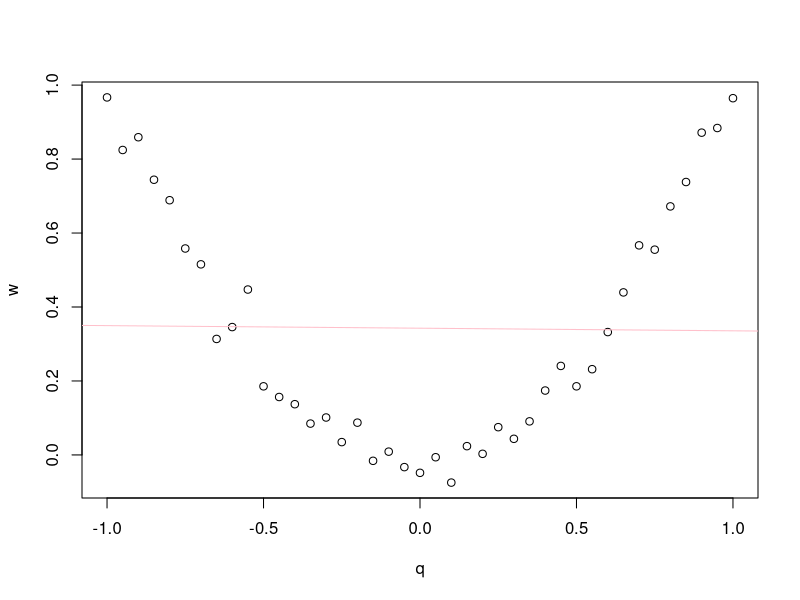
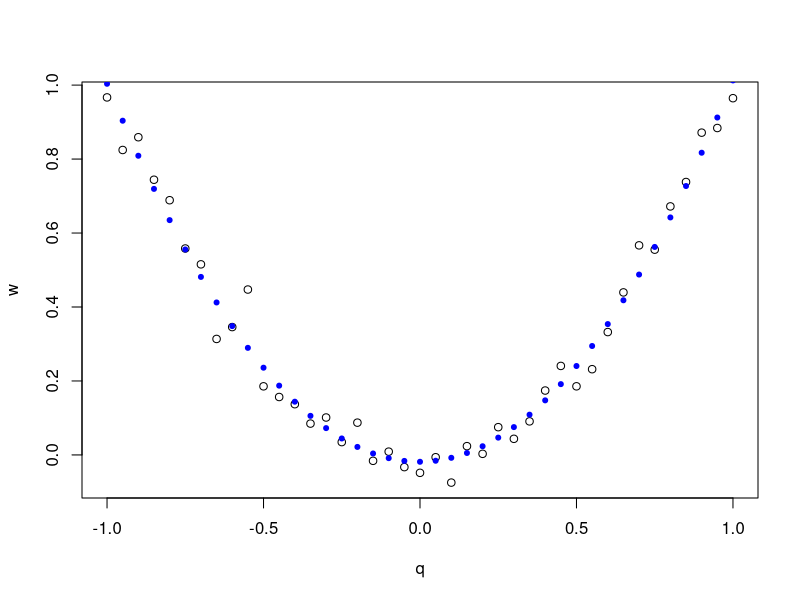

Generate these figures, in order, with R:
q = seq(-1, 1, 0.05)
w = q^2+rnorm(length(q),0, 0.05)
# Naci regresionu pravu za w u odnosu na q.

model = lm(w~q)
summary(model)

plot(q, w)

# iz tabele
a = -0.00700 # = model$coefficients[2]
b = 0.34257  # = model$coefficients[1]

# regresiona prava
abline(b, a, col = 'pink')

# veza nije linearna

# probamo kvadratni model
model2 = lm(w~I(q) + I(q^2))
summary(model2)

plot(w~q)
points(q, fitted(model2), col = 'blue', pch = 20)